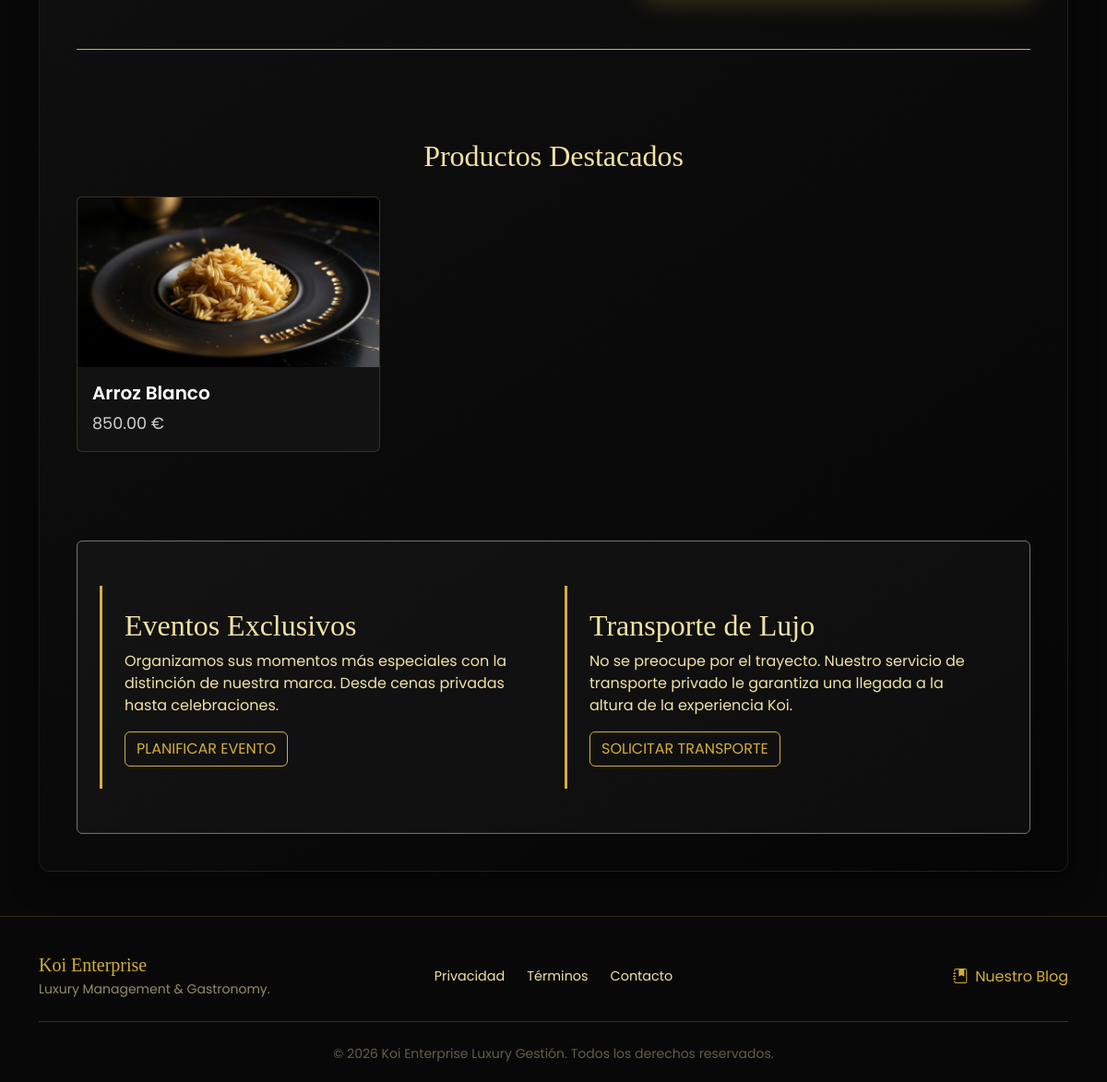
/ (lower part), run on an earlier commit of the app's database.
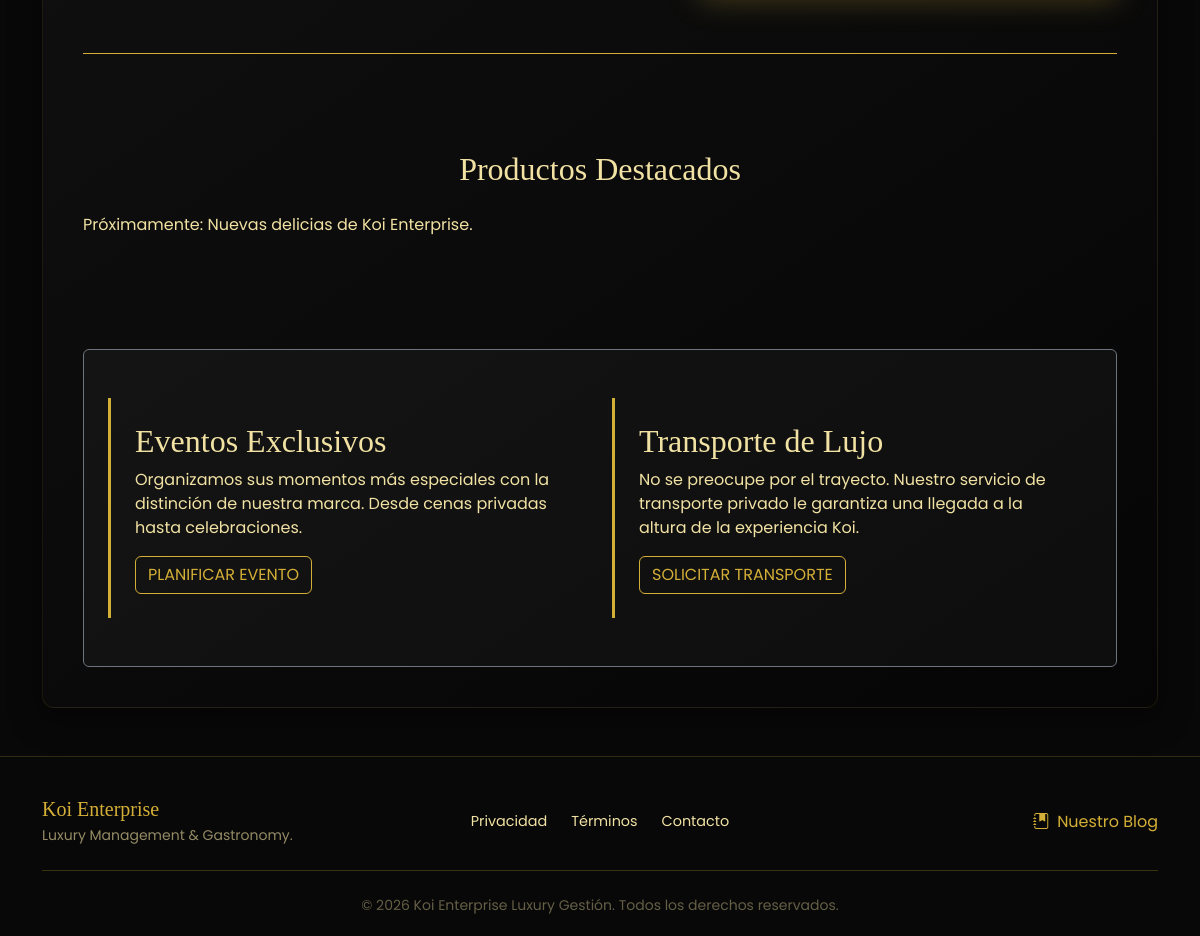
And on a later commit of the database.
### catalog/models.py (models this page shows, shortened)
class Plato(models.Model):
    categoria = models.ForeignKey(Categoria, on_delete=models.CASCADE, related_name='platos')
    nombre = models.CharField(max_length=150)
    descripcion = models.TextField(blank=True)
    precio_venta = models.DecimalField(max_digits=10, decimal_places=2, verbose_name="Precio de Venta")
    imagen = models.ImageField(upload_to='platos/', blank=True, null=True) # Permitimos que esté vacío al principio
    es_destacado = models.BooleanField(default=False)
    disponible = models.BooleanField(default=True)

### catalog/views.py (the view)
# urls.py: path('', home_view, name='home'),
def home_view(request):
    platos_destacados = Plato.objects.filter(es_destacado=True, disponible=True)
    return render(request, 'home.html', {'platos': platos_destacados})

### templates/home.html (shortened to what this page needs)
{% extends 'base.html' %}
{% load static %}
{% block content %}
<section class="py-5 text-center border-bottom border-gold mb-5">
    <div class="row align-items-center">
        <div class="col-lg-7">
            <a href="/restaurante/" class="btn btn-lg btn-koi-red px-5 py-3 fw-bold">VISITAR EL RESTAURANTE</a>
        </div>
    </div>
</section>
<section class="py-5 mb-5">
    <h2 class="text-center text-gold mb-4">Productos Destacados</h2>
    <div class="row">
        {% for plato in platos %}
        <div class="col-md-4">
            <div class="card bg-dark text-gold">
                <img src="{{ plato.imagen.url }}" class="card-img-top" alt="{{ plato.nombre }}">
                <div class="card-body">
                    <h5 class="card-title">{{ plato.nombre }}</h5>
                    <p class="card-text">{{ plato.precio_venta }} €</p>
                </div>
            </div>
        </div>
        {% empty %}
        <p>Próximamente: Nuevas delicias de Koi Enterprise.</p>
        {% endfor %}
    </div>
</section>
<section class="py-5 bg-dark-soft rounded p-4 border border-secondary">
    <div class="row g-4">
        <div class="col-md-6">
            <div class="p-4 border-start border-gold">
                <h2 class="text-gold">Eventos Exclusivos</h2>
                <p>Organizamos sus momentos más especiales con la distinción de nuestra marca. Desde cenas privadas hasta celebraciones.</p>
                <a href="{% url 'solicitar_servicio' %}" class="btn btn-outline-gold">PLANIFICAR EVENTO</a>
            </div>
        </div>
        <div class="col-md-6">
            <div class="p-4 border-start border-gold">
                <h2 class="text-gold">Transporte de Lujo</h2>
                <p>No se preocupe por el trayecto. Nuestro servicio de transporte privado le garantiza una llegada a la altura de la experiencia Koi.</p>
                <a href="{% url 'solicitar_servicio' %}" class="btn btn-outline-gold">SOLICITAR TRANSPORTE</a>
            </div>
        </div>
    </div>
</section>
{% endblock %}

What changed in the data, as far as the page shows it:
removed Plato: imagen (picture), nombre "Arroz Blanco", precio_venta "850.00"
Also different on the page:
text now shown: "Próximamente: Nuevas delicias de Koi Enterprise."
